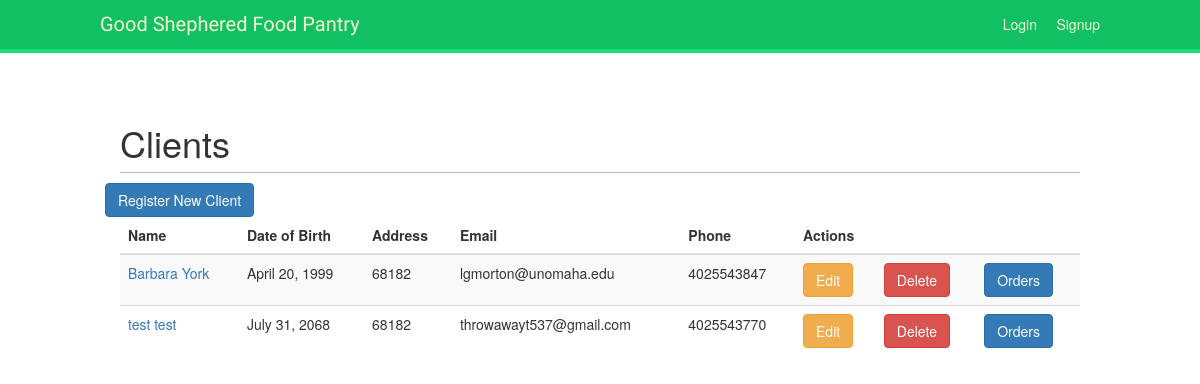
The app's page /account/client_list, older data.
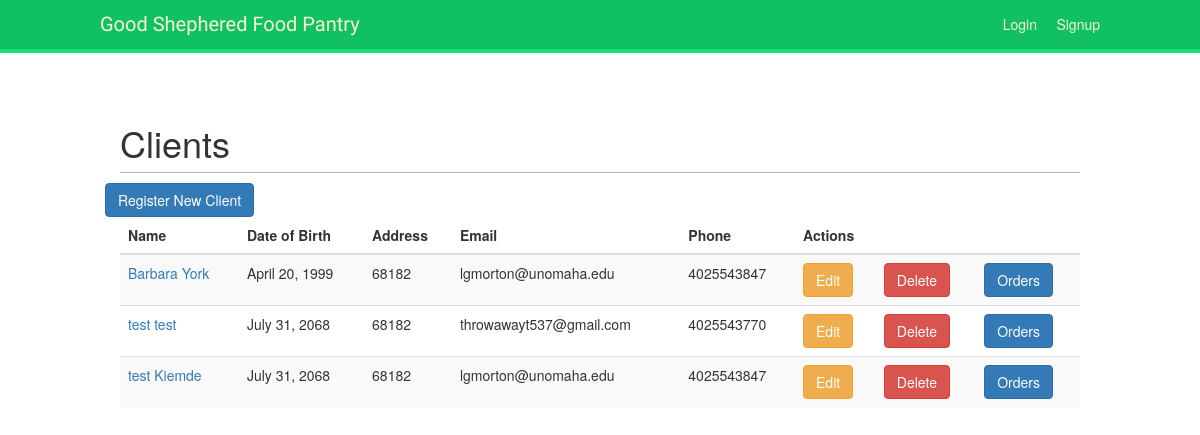
The same page, newer data.
### account/models.py (models this page shows, shortened)
class Client(models.Model):
    first_name = models.CharField(max_length=50, blank=False, null=False)
    last_name = models.CharField(max_length=50, blank=False, null=False)
    date_of_birth = models.DateField(blank=False, null=False)
    gender = models.CharField(max_length=20, blank=False, null=False)
    address = models.CharField(max_length=100, blank=False, null=False)
    city = models.CharField(max_length=50, blank=False, null=False)
    state = models.CharField(max_length=2, blank=False, null=False)
    zip = models.CharField(max_length=5, blank=False, null=False)
    email = models.EmailField()
    phone = models.CharField(max_length=10)
    referred_by = models.CharField(max_length=1000)
    reffered_to = models.CharField(max_length=1000)
    created_date = models.DateTimeField(default=timezone.now)

### account/views.py (the view)
# urls.py: path('client_list', views.client_list, name='client_list'),
def client_list(request):
    client = Client.objects.filter(created_date__lte=timezone.now())
    return render(request, 'crm/client_list.html', {'client': client})

### account/templates/crm/client_list.html (shortened to what this page needs)
{% extends "base.html" %}
{% block content %}
    <h1>Clients</h1>
     <div class="row">
         <a href="{% url 'client_new' %}"><span
                    class="btn btn-primary">Register New Client</span></a>
    </div>
    <table class="table table-striped">
        <thead>
            <tr>
                <th>Name</th>
                <th>Date of Birth</th>
                <th>Address</th>
                <th>Email</th>
                <th>Phone</th>
                <th colspan="3">Actions</th>
            </tr>
        </thead>
        <tbody>
        {% for client in client %}
            <tr>
                <td><a href="{% url 'client_orders' pk=client.pk%}" class="stretched-link">{{ client.first_name }} {{ client.last_name }}</a></td>
                <td>{{ client.date_of_birth }}</td>
                <td>{{ client.zip }}</td>
                <td>{{ client.email }}</td>
                <td>{{ client.phone }}</td>
                <td><a href="{% url "client_edit" pk=client.pk %}" class="btn btn-warning">Edit</a></td>
                <td><a href="{% url "client_delete" pk=client.pk %}" onclick="return confirm('Are you sure you want to delete?')" class="btn btn-danger">Delete</a></td>
                <td><a href="{% url "client_orders" pk=client.pk %}" class="btn btn-primary">Orders</a></td>
            </tr>
        {% endfor %}
        </tbody>
    </table>
{% endblock %}

Row changes from the older to the newer data that the page shows:
added Client: first_name "test", last_name "Kiemde", date_of_birth "July 31, 2068", zip "68182", email "lgmorton@unomaha.edu", phone "4025543847"
